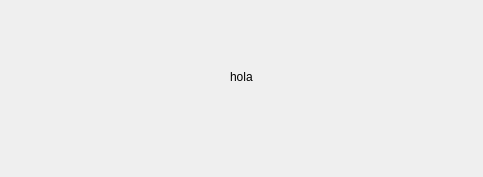
<?xml version="1.0" encoding="UTF-8"?>
<ui version="4.0">
 <class>Form</class>
 <widget class="QWidget" name="Form">
  <property name="geometry">
   <rect>
    <x>0</x>
    <y>0</y>
    <width>483</width>
    <height>177</height>
   </rect>
  </property>
  <property name="windowTitle">
   <string>Form</string>
  </property>
  <widget class="QLabel" name="label">
   <property name="geometry">
    <rect>
     <x>230</x>
     <y>70</y>
     <width>47</width>
     <height>13</height>
    </rect>
   </property>
   <property name="text">
    <string>hola</string>
   </property>
  </widget>
 </widget>
 <resources/>
 <connections/>
</ui>
